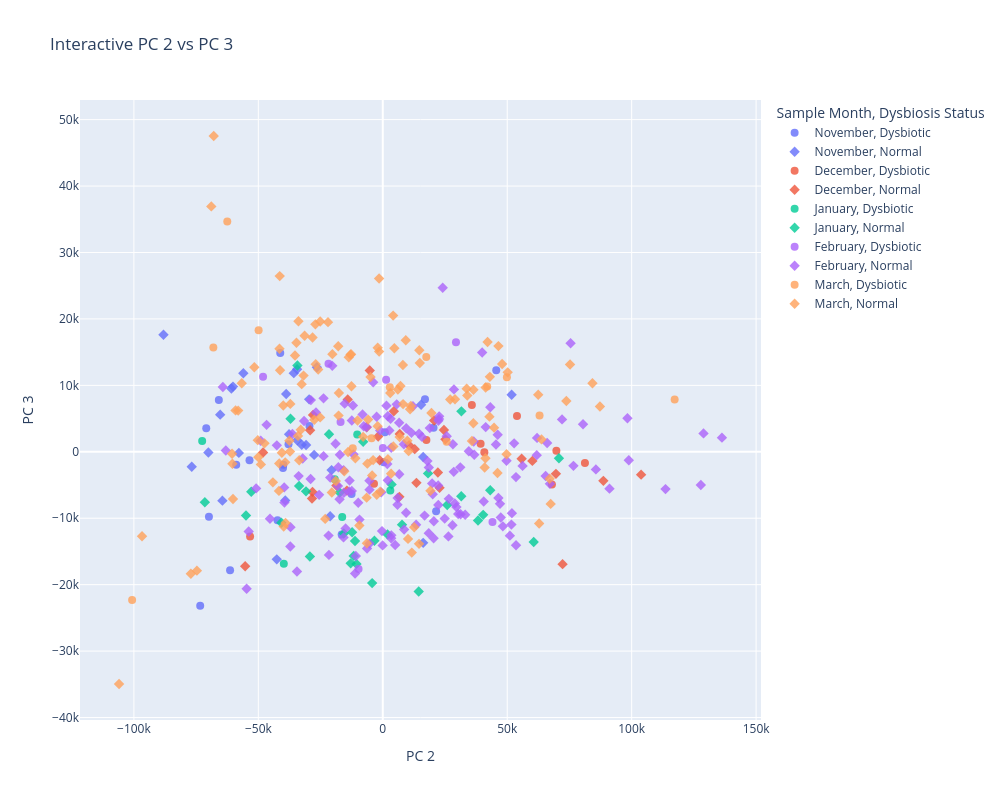

The notebook cell this image was saved under:
### Code cell
# Create an interactive plot for PC 2 vs PC 3
interactive_df_23 = pca_df_multi.copy()
interactive_df_23["filename"] = interactive_df_23.index
interactive_df_23["sampID"] = trimmed_metadata["sampID"]
interactive_df_23["plate.pos"] = trimmed_metadata["plate.pos"]
interactive_df_23["Experiment Type"] = trimmed_metadata["Experiment Type"]

fig2 = px.scatter(
    interactive_df_23,
    x="PC 2",
    y="PC 3",
    color="Sample Month",
    symbol="Dysbiosis Status",
    hover_data=["filename", "sampID", "plate.pos", "Experiment Type"],
    title="Interactive PC 2 vs PC 3",
    width=1000,
    height=800,
)

fig2.update_traces(marker=dict(size=8, opacity=0.8))
fig2.show()

### Figure 1 — Plotly figure (JSON) as saved in the notebook; plotly's stock layout.template omitted (floating-point values rounded to 4 significant figures; data arrays with more than 128 entries replaced by an {"elided": "..."} marker saying what was removed)
{"data": [{"customdata": [["A2450525897_n01_LICRNA01_A01", "LIC001", "A01", "Long Term"], ["A2450525897_n01_LICRNA01_B01", "LIC002", "B01", "Long Term"], ["A2450525897_n01_LICRNA01_C01", "LIC003", "C01", "Long Term"], ["A2450525897_n01_LICRNA01_F01", "LIC006", "F01", "Long Term"], ["A2450525897_n01_LICRNA01_H01", "LIC008", "H01", "Long Term"], ["A2450525897_n01_LICRNA01_B02", "LIC014", "B02", "Long Term"], ["A2450525897_n01_LICRNA01_E02", "LIC017", "E02", "Long Term"], ["A2450525897_n01_LICRNA01_F02", "LIC018", "F02", "Long Term"], ["A2450525897_n01_LICRNA01_B03", "LIC026", "B03", "Long Term"], ["A2450525897_n01_LICRNA01_B04", "LIC038", "B04", "Long Term"], ["A2450525897_n01_LICRNA01_A05", "LIC049", "A05", "Long Term"], ["A2450525897_n01_LICRNA01_B05", "LIC050", "B05", "Long Term"], ["A2450525897_n01_LICRNA01_D05", "LIC052", "D05", "Long Term"], ["A2450525897_n01_LICRNA01_F05", "LIC054", "F05", "Long Term"], ["A2450525897_n01_LICRNA01_E06", "LIC065", "E06", "Long Term"], ["A2450525897_n01_LICRNA01_F06", "LIC066", "F06", "Long Term"], ["A2534491401_n01_LICRNA05_A08", "LIC061", "A08", "Long Term"], ["A2534491401_n01_LICRNA05_F08", "LIC030", "F08", "Long Term"], ["A2534491401_n01_LICRNA05_H10", "LIC020", "H10", "Long Term"], ["A2534491401_n01_LICRNA05_E11", "LIC013", "E11", "Long Term"], ["A2534491401_n01_LICRNA05_B12", "LIC007", "B12", "Long Term"]], "hovertemplate": "Sample Month=November<br>Dysbiosis Status=Dysbiotic<br>PC 2=%{x}<br>PC 3=%{y}<br>filename=%{customdata[0]}<br>sampID=%{customdata[1]}<br>plate.pos=%{customdata[2]}<br>Experiment Type=%{customdata[3]}<extra></extra>", "legendgroup": "November, Dysbiotic", "marker": {"color": "#636efa", "opacity": 0.8, "size": 8, "symbol": "circle"}, "mode": "markers", "name": "November, Dysbiotic", "orientation": "v", "showlegend": true, "type": "scatter", "x": [-58880.0, -16520.0, -61350.0, -69850.0, -42300.0, 45590.0, -65880.0, -53550.0, -29460.0, 845.2, -37880.0, 20390.0, -40090.0, -12540.0, 16960.0, 21430.0, 367.1, -70930.0, -39960.0, -41200.0, -73360.0], "xaxis": "x", "y": [-1952.0, -12460.0, -17850.0, -9765.0, -10310.0, 12270.0, 7796.0, -1263.0, 3889.0, 2939.0, 1135.0, 3605.0, -2426.0, -6367.0, 7924.0, -8942.0, -1567.0, 3537.0, -1932.0, 14880.0, -23160.0], "yaxis": "y"}, {"customdata": [["A2450525897_n01_LICRNA01_E01", "LIC005", "E01", "Long Term"], ["A2450525897_n01_LICRNA01_D02", "LIC016", "D02", "Long Term"], ["A2450525897_n01_LICRNA01_G02", "LIC019", "G02", "Long Term"], ["A2450525897_n01_LICRNA01_A03", "LIC025", "A03", "Long Term"], ["A2450525897_n01_LICRNA01_C03", "LIC027", "C03", "Long Term"], ["A2450525897_n01_LICRNA01_D03", "LIC028", "D03", "Long Term"], ["A2450525897_n01_LICRNA01_E03", "LIC029", "E03", "Long Term"], ["A2450525897_n01_LICRNA01_G03", "LIC031", "G03", "Long Term"], ["A2450525897_n01_LICRNA01_H03", "LIC032", "H03", "Long Term"], ["A2450525897_n01_LICRNA01_A04", "LIC037", "A04", "Long Term"], ["A2450525897_n01_LICRNA01_C04", "LIC039", "C04", "Long Term"], ["A2450525897_n01_LICRNA01_D04", "LIC040", "D04", "Long Term"], ["A2450525897_n01_LICRNA01_E04", "LIC041", "E04", "Long Term"], ["A2450525897_n01_LICRNA01_F04", "LIC042", "F04", "Long Term"], ["A2450525897_n01_LICRNA01_G04", "LIC043", "G04", "Long Term"], ["A2450525897_n01_LICRNA01_H04", "LIC044", "H04", "Long Term"], ["A2450525897_n01_LICRNA01_C05", "LIC051", "C05", "Long Term"], ["A2450525897_n01_LICRNA01_E05", "LIC053", "E05", "Long Term"], ["A2450525897_n01_LICRNA01_H05", "LIC056", "H05", "Long Term"], ["A2450525897_n01_LICRNA01_B06", "LIC062", "B06", "Long Term"], ["A2450525897_n01_LICRNA01_C06", "LIC063", "C06", "Long Term"], ["A2450525897_n01_LICRNA01_D06", "LIC064", "D06", "Long Term"], ["A2450525897_n01_LICRNA01_G06", "LIC067", "G06", "Long Term"], ["A2450525897_n01_LICRNA01_H06", "LIC068", "H06", "Long Term"], ["A2534491401_n01_LICRNA05_G11", "LIC055", "G11", "Long Term"], ["A2534491401_n01_LICRNA05_H11", "LIC015", "H11", "Long Term"], ["A2534491401_n01_LICRNA05_C12", "LIC004", "C12", "Long Term"]], "hovertemplate": "Sample Month=November<br>Dysbiosis Status=Normal<br>PC 2=%{x}<br>PC 3=%{y}<br>filename=%{customdata[0]}<br>sampID=%{customdata[1]}<br>plate.pos=%{customdata[2]}<br>Experiment Type=%{customdata[3]}<extra></extra>", "legendgroup": "November, Normal", "marker": {"color": "#636efa", "opacity": 0.8, "size": 8, "symbol": "diamond"}, "mode": "markers", "name": "November, Normal", "orientation": "v", "showlegend": true, "type": "scatter", "x": [-30810.0, -34400.0, -29580.0, -88110.0, -76760.0, -57830.0, -70080.0, -65330.0, -60840.0, -34430.0, -60190.0, -56030.0, -39180.0, -32560.0, -37650.0, -26480.0, -64440.0, -27580.0, -20560.0, 16230.0, 16230.0, 15400.0, -35750.0, 51770.0, -21140.0, -38810.0, -42600.0], "xaxis": "x", "y": [1013.0, 1746.0, 7891.0, 17610.0, -2252.0, -166.7, -111.0, 5589.0, 9532.0, 12420.0, 9816.0, 11810.0, -7317.0, 1064.0, 2634.0, 12720.0, -7357.0, -465.5, -2752.0, -793.5, -13710.0, 7091.0, 11840.0, 8592.0, -9700.0, 8708.0, -16190.0], "yaxis": "y"}, {"customdata": [["A2450525897_n01_LICRNA01_A07", "LIC073", "A07", "Long Term"], ["A2450525897_n01_LICRNA01_F07", "LIC078", "F07", "Long Term"], ["A2450525897_n01_LICRNA01_B08", "LIC098", "B08", "Long Term"], ["A2450525897_n01_LICRNA01_C08", "LIC099", "C08", "Long Term"], ["A2450525897_n01_LICRNA01_E08", "LIC101", "E08", "Long Term"], ["A2450525897_n01_LICRNA01_E10", "LIC125", "E10", "Long Term"], ["B250508004_n01_LICRNA03_D04", "LIC364", "D04", "Long Term"], ["B250508004_n01_LICRNA03_G04", "LIC367", "G04", "Long Term"], ["A2534491401_n01_LICRNA05_B08", "LIC097", "B08", "Long Term"], ["A2534491401_n01_LICRNA05_G08", "LIC079", "G08", "Long Term"]], "hovertemplate": "Sample Month=December<br>Dysbiosis Status=Dysbiotic<br>PC 2=%{x}<br>PC 3=%{y}<br>filename=%{customdata[0]}<br>sampID=%{customdata[1]}<br>plate.pos=%{customdata[2]}<br>Experiment Type=%{customdata[3]}<extra></extra>", "legendgroup": "December, Dysbiotic", "marker": {"color": "#EF553B", "opacity": 0.8, "size": 8, "symbol": "circle"}, "mode": "markers", "name": "December, Dysbiotic", "orientation": "v", "showlegend": true, "type": "scatter", "x": [39310.0, 40810.0, 81220.0, 17520.0, 53920.0, 35790.0, 69750.0, -3530.0, -53320.0, 67960.0], "xaxis": "x", "y": [1215.0, -53.3, -1673.0, 1782.0, 5373.0, 7031.0, 171.4, -4797.0, -12740.0, -4916.0], "yaxis": "y"}, {"customdata": [["A2450525897_n01_LICRNA01_B07", "LIC074", "B07", "Long Term"], ["A2450525897_n01_LICRNA01_C07", "LIC075", "C07", "Long Term"], ["A2450525897_n01_LICRNA01_D07", "LIC076", "D07", "Long Term"], ["A2450525897_n01_LICRNA01_E07", "LIC077", "E07", "Long Term"], ["A2450525897_n01_LICRNA01_H07", "LIC080", "H07", "Long Term"], ["A2450525897_n01_LICRNA01_D08", "LIC100", "D08", "Long Term"], ["A2450525897_n01_LICRNA01_F08", "LIC102", "F08", "Long Term"], ["A2450525897_n01_LICRNA01_G08", "LIC103", "G08", "Long Term"], ["A2450525897_n01_LICRNA01_H08", "LIC104", "H08", "Long Term"], ["A2450525897_n01_LICRNA01_A09", "LIC109", "A09", "Long Term"], ["A2450525897_n01_LICRNA01_B09", "LIC110", "B09", "Long Term"], ["A2450525897_n01_LICRNA01_C09", "LIC111", "C09", "Long Term"], ["A2450525897_n01_LICRNA01_D09", "LIC112", "D09", "Long Term"], ["A2450525897_n01_LICRNA01_E09", "LIC113", "E09", "Long Term"], ["A2450525897_n01_LICRNA01_F09", "LIC114", "F09", "Long Term"], ["A2450525897_n01_LICRNA01_G09", "LIC115", "G09", "Long Term"], ["A2450525897_n01_LICRNA01_H09", "LIC116", "H09", "Long Term"], ["A2450525897_n01_LICRNA01_A10", "LIC121", "A10", "Long Term"], ["A2450525897_n01_LICRNA01_B10", "LIC122", "B10", "Long Term"], ["A2450525897_n01_LICRNA01_C10", "LIC123", "C10", "Long Term"], ["A2450525897_n01_LICRNA01_D10", "LIC124", "D10", "Long Term"], ["A2450525897_n01_LICRNA01_F10", "LIC126", "F10", "Long Term"], ["A2450525897_n01_LICRNA01_G10", "LIC127", "G10", "Long Term"], ["A2450525897_n01_LICRNA01_H10", "LIC128", "H10", "Long Term"], ["B250508004_n01_LICRNA03_A04", "LIC361", "A04", "Long Term"], ["B250508004_n01_LICRNA03_B04", "LIC362", "B04", "Long Term"], ["B250508004_n01_LICRNA03_C04", "LIC363", "C04", "Long Term"], ["B250508004_n01_LICRNA03_E04", "LIC365", "E04", "Long Term"], ["B250508004_n01_LICRNA03_F04", "LIC366", "F04", "Long Term"], ["B250508004_n01_LICRNA03_H04", "LIC368", "H04", "Long Term"]], "hovertemplate": "Sample Month=December<br>Dysbiosis Status=Normal<br>PC 2=%{x}<br>PC 3=%{y}<br>filename=%{customdata[0]}<br>sampID=%{customdata[1]}<br>plate.pos=%{customdata[2]}<br>Experiment Type=%{customdata[3]}<extra></extra>", "legendgroup": "December, Normal", "marker": {"color": "#EF553B", "opacity": 0.8, "size": 8, "symbol": "diamond"}, "mode": "markers", "name": "December, Normal", "orientation": "v", "showlegend": true, "type": "scatter", "x": [22140.0, 4448.0, 20640.0, -48090.0, -18630.0, 10550.0, 6814.0, -28440.0, 55800.0, -1241.0, -14090.0, -14420.0, -29190.0, -6473.0, 6666.0, -1851.0, 24570.0, -55290.0, -5235.0, 12830.0, -28240.0, 25160.0, -28020.0, 22810.0, 72240.0, 103800.0, 60100.0, 13530.0, 88630.0, 69570.0], "xaxis": "x", "y": [-3122.0, 6099.0, 4707.0, -101.6, -5072.0, 981.8, 2673.0, -7034.0, -1045.0, -1272.0, 7887.0, -5843.0, 3242.0, 3696.0, -6779.0, 2301.0, 3276.0, -17240.0, 12240.0, 399.7, -6039.0, 1875.0, 5530.0, -5430.0, -16910.0, -3439.0, -1371.0, -4671.0, -4374.0, -3322.0], "yaxis": "y"}, {"customdata": [["A2450525897_n01_LICRNA01_B11", "LIC134", "B11", "Long Term"], ["A2450525897_n01_LICRNA01_H11", "LIC140", "H11", "Long Term"], ["A2450525897_n01_LICRNA01_E12", "LIC149", "E12", "Long Term"], ["A2449446903_n01_LICRNA02_E01", "LIC161", "E01", "Long Term"], ["A2534491401_n01_LICRNA05_D08", "LIC136", "D08", "Long Term"], ["A2534491401_n01_LICRNA05_D10", "LIC157", "D10", "Long Term"]], "hovertemplate": "Sample Month=January<br>Dysbiosis Status=Dysbiotic<br>PC 2=%{x}<br>PC 3=%{y}<br>filename=%{customdata[0]}<br>sampID=%{customdata[1]}<br>plate.pos=%{customdata[2]}<br>Experiment Type=%{customdata[3]}<extra></extra>", "legendgroup": "January, Dysbiotic", "marker": {"color": "#00cc96", "opacity": 0.8, "size": 8, "symbol": "circle"}, "mode": "markers", "name": "January, Dysbiotic", "orientation": "v", "showlegend": true, "type": "scatter", "x": [-16300.0, 3032.0, -72570.0, -39760.0, -19310.0, -10270.0], "xaxis": "x", "y": [-9829.0, -5823.0, 1613.0, -16850.0, -4139.0, 2595.0], "yaxis": "y"}, {"customdata": {"elided": "33x4 str values"}, "hovertemplate": "Sample Month=January<br>Dysbiosis Status=Normal<br>PC 2=%{x}<br>PC 3=%{y}<br>filename=%{customdata[0]}<br>sampID=%{customdata[1]}<br>plate.pos=%{customdata[2]}<br>Experiment Type=%{customdata[3]}<extra></extra>", "legendgroup": "January, Normal", "marker": {"color": "#00cc96", "opacity": 0.8, "size": 8, "symbol": "diamond"}, "mode": "markers", "name": "January, Normal", "orientation": "v", "showlegend": true, "type": "scatter", "x": [-71490.0, -52850.0, -15680.0, -17330.0, -40740.0, -34300.0, -33620.0, -30850.0, -54960.0, -21610.0, -29290.0, -3357.0, 1913.0, -11690.0, -10570.0, 3545.0, 70780.0, 43170.0, 18190.0, 31540.0, -12320.0, 7733.0, 40340.0, -4273.0, 38270.0, 25900.0, -11150.0, 14440.0, -12900.0, 60640.0, -7877.0, -37070.0, 31590.0], "xaxis": "x", "y": [-7584.0, -6014.0, -12290.0, -6128.0, -10690.0, 12990.0, -5147.0, -5955.0, -9587.0, 2650.0, -15750.0, -13380.0, -12440.0, -15670.0, -16870.0, -4905.0, -970.6, -5792.0, -3253.0, -6687.0, -12110.0, -10970.0, -9494.0, -19770.0, -10330.0, -7997.0, -13430.0, -21030.0, -16790.0, -13590.0, 1510.0, 4985.0, 6090.0], "yaxis": "y"}, {"customdata": [["A2449446903_n01_LICRNA02_H04", "LIC212", "H04", "Long Term"], ["A2449446903_n01_LICRNA02_C07", "LIC243", "C07", "Long Term"], ["B2449500127_n01_LICRNA04_C06", "LIC543", "C06", "Circadian Experiment 1"], ["A2534491401_n01_LICRNA05_G09", "LIC517", "G09", "Circadian Experiment 1"], ["A2534491401_n01_LICRNA05_E10", "LIC486", "E10", "Circadian Experiment 1"], ["A2534491401_n01_LICRNA05_D12", "LIC542", "D12", "Circadian Experiment 1"], ["A2534491401_n01_LICRNA05_E12", "LIC495", "E12", "Circadian Experiment 1"], ["A2534491401_n01_LICRNA05_G12", "LIC493", "G12", "Circadian Experiment 1"]], "hovertemplate": "Sample Month=February<br>Dysbiosis Status=Dysbiotic<br>PC 2=%{x}<br>PC 3=%{y}<br>filename=%{customdata[0]}<br>sampID=%{customdata[1]}<br>plate.pos=%{customdata[2]}<br>Experiment Type=%{customdata[3]}<extra></extra>", "legendgroup": "February, Dysbiotic", "marker": {"color": "#ab63fa", "opacity": 0.8, "size": 8, "symbol": "circle"}, "mode": "markers", "name": "February, Dysbiotic", "orientation": "v", "showlegend": true, "type": "scatter", "x": [44080.0, -9736.0, 33.82, -48100.0, 1334.0, -16960.0, 29410.0, -21810.0], "xaxis": "x", "y": [-10570.0, -17650.0, 581.9, 11310.0, 10850.0, 4487.0, 16490.0, 13260.0], "yaxis": "y"}, {"customdata": {"elided": "152x4 str values"}, "hovertemplate": "Sample Month=February<br>Dysbiosis Status=Normal<br>PC 2=%{x}<br>PC 3=%{y}<br>filename=%{customdata[0]}<br>sampID=%{customdata[1]}<br>plate.pos=%{customdata[2]}<br>Experiment Type=%{customdata[3]}<extra></extra>", "legendgroup": "February, Normal", "marker": {"color": "#ab63fa", "opacity": 0.8, "size": 8, "symbol": "diamond"}, "mode": "markers", "name": "February, Normal", "orientation": "v", "showlegend": true, "type": "scatter", "x": {"elided": "152 float values"}, "xaxis": "x", "y": {"elided": "152 float values"}, "yaxis": "y"}, {"customdata": [["A2449446903_n01_LICRNA02_F10", "LIC294", "F10", "Long Term"], ["A2449446903_n01_LICRNA02_E12", "LIC317", "E12", "Long Term"], ["B250508004_n01_LICRNA03_G01", "LIC331", "G01", "Long Term"], ["B2449500127_n01_LICRNA04_D07", "LIC580", "D07", "Circadian Experiment 2"], ["B2449500127_n01_LICRNA04_C09", "LIC603", "C09", "Circadian Experiment 2"], ["B2449500127_n01_LICRNA04_B10", "LIC614", "B10", "Circadian Experiment 2"], ["B2449500127_n01_LICRNA04_E11", "LIC629", "E11", "Circadian Experiment 2"], ["B2449500127_n01_LICRNA04_F12", "LIC642", "F12", "Circadian Experiment 2"], ["A2534491401_n01_LICRNA05_A01", "LIC673", "A01", "Circadian Experiment 2"], ["A2534491401_n01_LICRNA05_F02", "LIC690", "F02", "Circadian Experiment 2"], ["A2534491401_n01_LICRNA05_B03", "LIC698", "B03", "Circadian Experiment 2"], ["A2534491401_n01_LICRNA05_F07", "LIC750", "F07", "Circadian Experiment 2"], ["A2534491401_n01_LICRNA05_B11", "LIC578", "B11", "Circadian Experiment 2"]], "hovertemplate": "Sample Month=March<br>Dysbiosis Status=Dysbiotic<br>PC 2=%{x}<br>PC 3=%{y}<br>filename=%{customdata[0]}<br>sampID=%{customdata[1]}<br>plate.pos=%{customdata[2]}<br>Experiment Type=%{customdata[3]}<extra></extra>", "legendgroup": "March, Dysbiotic", "marker": {"color": "#FFA15A", "opacity": 0.8, "size": 8, "symbol": "circle"}, "mode": "markers", "name": "March, Dysbiotic", "orientation": "v", "showlegend": true, "type": "scatter", "x": [-12070.0, -68080.0, -4514.0, 2824.0, 62990.0, 117300.0, 17480.0, -62480.0, 25650.0, -100700.0, 41960.0, -49890.0, 49870.0], "xaxis": "x", "y": [533.9, 15710.0, 2045.0, 9726.0, 5464.0, 7876.0, 14260.0, 34680.0, 1504.0, -22320.0, 9843.0, 18310.0, 11220.0], "yaxis": "y"}, {"customdata": {"elided": "130x4 str values"}, "hovertemplate": "Sample Month=March<br>Dysbiosis Status=Normal<br>PC 2=%{x}<br>PC 3=%{y}<br>filename=%{customdata[0]}<br>sampID=%{customdata[1]}<br>plate.pos=%{customdata[2]}<br>Experiment Type=%{customdata[3]}<extra></extra>", "legendgroup": "March, Normal", "marker": {"color": "#FFA15A", "opacity": 0.8, "size": 8, "symbol": "diamond"}, "mode": "markers", "name": "March, Normal", "orientation": "v", "showlegend": true, "type": "scatter", "x": {"elided": "130 float values"}, "xaxis": "x", "y": {"elided": "130 float values"}, "yaxis": "y"}], "layout": {"height": 800, "legend": {"title": {"text": "Sample Month, Dysbiosis Status"}, "tracegroupgap": 0}, "title": {"text": "Interactive PC 2 vs PC 3"}, "width": 1000, "xaxis": {"anchor": "y", "domain": [0, 1], "title": {"text": "PC 2"}}, "yaxis": {"anchor": "x", "domain": [0, 1], "title": {"text": "PC 3"}}}}
